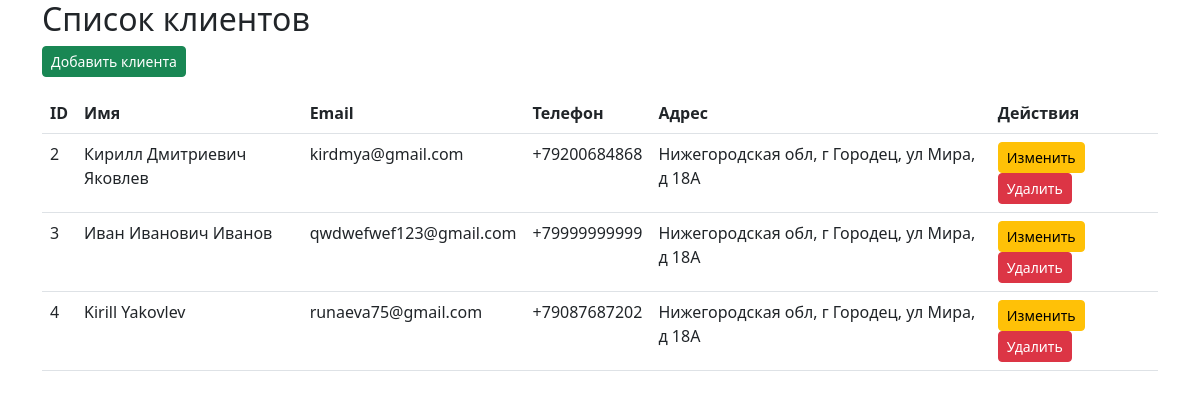
/clients/, run on the app's committed database.
### myapp/models.py (models this page shows, shortened)
class Client(models.Model):
    name = models.CharField(max_length=255)
    email = models.EmailField(unique=True)
    phone_number = models.CharField(max_length=15, unique=True)
    address = models.CharField(max_length=255)
    registration_date = models.DateTimeField(default=timezone.now)

### myapp/views.py (the view)
# urls.py: path('clients/', views.list_clients, name='list_clients'),
def list_clients(request):
    clients = Client.objects.all()
    return render(request, 'myapp/list_clients.html', {'clients': clients})

### myapp/templates/myapp/list_clients.html
{% extends 'myapp/base.html' %}
{% block content %}
<h2>Список клиентов</h2>
<a href="{% url 'create_client' %}" class="btn btn-success btn-sm mb-3">Добавить клиента</a>
<table class="table">
    <thead>
        <tr>
            <th>ID</th>
            <th>Имя</th>
            <th>Email</th>
            <th>Телефон</th>
            <th>Адрес</th>
            <th>Действия</th>
        </tr>
    </thead>
    <tbody>
        {% for client in clients %}
        <tr>
            <td>{{ client.id }}</td>
            <td>{{ client.name }}</td>
            <td>{{ client.email }}</td>
            <td>{{ client.phone_number }}</td>
            <td>{{ client.address }}</td>
            <td>
                <a href="{% url 'update_client' client.id %}" class="btn btn-warning btn-sm">Изменить</a>
                <a href="{% url 'delete_client' client.id %}" class="btn btn-danger btn-sm">Удалить</a>
            </td>
        </tr>
        {% endfor %}
    </tbody>
</table>
{% endblock %}

### data on the page
Client: id "2", name "Кирилл Дмитриевич Яковлев", email "kirdmya@gmail.com", phone_number "+79200684868", address "Нижегородская обл, г Городец, ул Мира, д 18А"
Client: id "3", name "Иван Иванович Иванов", email "qwdwefwef123@gmail.com", phone_number "+79999999999", address "Нижегородская обл, г Городец, ул Мира, д 18А"
Client: id "4", name "Kirill Yakovlev", email "runaeva75@gmail.com", phone_number "+79087687202", address "Нижегородская обл, г Городец, ул Мира, д 18А"
